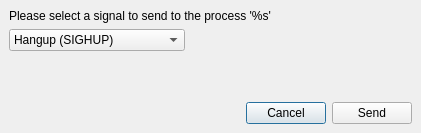
<?xml version="1.0" encoding="UTF-8"?>
<ui version="4.0">
 <class>SendSignalDialog</class>
 <widget class="QDialog" name="SendSignalDialog">
  <property name="windowModality">
   <enum>Qt::WindowModal</enum>
  </property>
  <property name="enabled">
   <bool>true</bool>
  </property>
  <property name="geometry">
   <rect>
    <x>0</x>
    <y>0</y>
    <width>421</width>
    <height>133</height>
   </rect>
  </property>
  <property name="windowTitle">
   <string notr="true"/>
  </property>
  <property name="modal">
   <bool>false</bool>
  </property>
  <layout class="QVBoxLayout" name="verticalLayout">
   <property name="leftMargin">
    <number>9</number>
   </property>
   <property name="topMargin">
    <number>9</number>
   </property>
   <property name="rightMargin">
    <number>9</number>
   </property>
   <property name="bottomMargin">
    <number>9</number>
   </property>
   <item>
    <layout class="QVBoxLayout" name="MainVbox" stretch="0,0,0,0">
     <property name="spacing">
      <number>6</number>
     </property>
     <property name="sizeConstraint">
      <enum>QLayout::SetNoConstraint</enum>
     </property>
     <property name="leftMargin">
      <number>0</number>
     </property>
     <property name="topMargin">
      <number>0</number>
     </property>
     <property name="rightMargin">
      <number>0</number>
     </property>
     <property name="bottomMargin">
      <number>0</number>
     </property>
     <item alignment="Qt::AlignLeft|Qt::AlignTop">
      <widget class="QLabel" name="Label">
       <property name="text">
        <string>Please select a signal to send to the process '%s'</string>
       </property>
      </widget>
     </item>
     <item alignment="Qt::AlignLeft|Qt::AlignTop">
      <widget class="QComboBox" name="SignalListComboBox">
       <item>
        <property name="text">
         <string>Hangup (SIGHUP)</string>
        </property>
       </item>
       <item>
        <property name="text">
         <string>Interrupt (SIGINT)</string>
        </property>
       </item>
       <item>
        <property name="text">
         <string>Quit (SIGQUIT)</string>
        </property>
       </item>
       <item>
        <property name="text">
         <string>Abort (SIGABRT)</string>
        </property>
       </item>
       <item>
        <property name="text">
         <string>Kill (SIGKILL)</string>
        </property>
       </item>
       <item>
        <property name="text">
         <string>Alarm (SIGALRM)</string>
        </property>
       </item>
       <item>
        <property name="text">
         <string>User Defined 1 (SIGUSR1)</string>
        </property>
       </item>
       <item>
        <property name="text">
         <string>User Defined 2 (SIGUSR2)</string>
        </property>
       </item>
      </widget>
     </item>
     <item>
      <spacer name="verticalSpacer">
       <property name="orientation">
        <enum>Qt::Vertical</enum>
       </property>
       <property name="sizeType">
        <enum>QSizePolicy::MinimumExpanding</enum>
       </property>
       <property name="sizeHint" stdset="0">
        <size>
         <width>20</width>
         <height>20</height>
        </size>
       </property>
      </spacer>
     </item>
     <item>
      <layout class="QHBoxLayout" name="horizontalLayout" stretch="0,0,0">
       <property name="spacing">
        <number>6</number>
       </property>
       <property name="sizeConstraint">
        <enum>QLayout::SetDefaultConstraint</enum>
       </property>
       <item>
        <spacer name="horizontalSpacer">
         <property name="orientation">
          <enum>Qt::Horizontal</enum>
         </property>
         <property name="sizeHint" stdset="0">
          <size>
           <width>40</width>
           <height>20</height>
          </size>
         </property>
        </spacer>
       </item>
       <item>
        <widget class="QPushButton" name="CancelButton">
         <property name="text">
          <string>Cancel</string>
         </property>
        </widget>
       </item>
       <item>
        <widget class="QPushButton" name="SendButton">
         <property name="text">
          <string>Send</string>
         </property>
        </widget>
       </item>
      </layout>
     </item>
    </layout>
   </item>
  </layout>
 </widget>
 <resources/>
 <connections>
  <connection>
   <sender>CancelButton</sender>
   <signal>clicked()</signal>
   <receiver>SendSignalDialog</receiver>
   <slot>reject()</slot>
   <hints>
    <hint type="sourcelabel">
     <x>327</x>
     <y>108</y>
    </hint>
    <hint type="destinationlabel">
     <x>232</x>
     <y>66</y>
    </hint>
   </hints>
  </connection>
  <connection>
   <sender>SendButton</sender>
   <signal>clicked()</signal>
   <receiver>SendSignalDialog</receiver>
   <slot>accept()</slot>
   <hints>
    <hint type="sourcelabel">
     <x>413</x>
     <y>108</y>
    </hint>
    <hint type="destinationlabel">
     <x>232</x>
     <y>66</y>
    </hint>
   </hints>
  </connection>
 </connections>
</ui>
